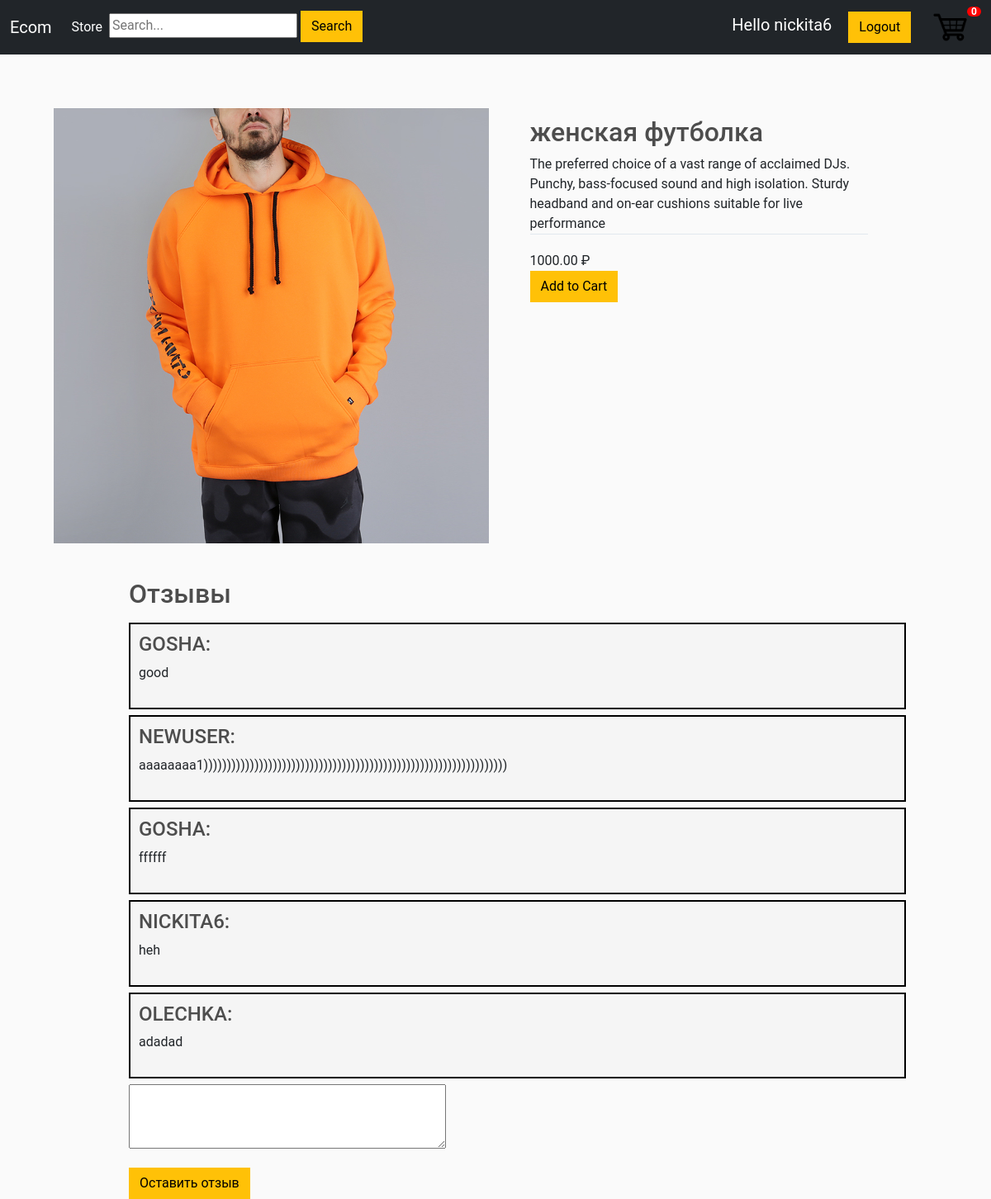
Screenshot of /1/ (signed in) with the database file from the repository.
### mainapp/models.py (models this page shows, shortened)
class Product(models.Model):
    name = models.CharField(max_length=200, null=True)
    price = models.DecimalField(max_digits=7, decimal_places=2)
    digital = models.BooleanField(default=False, null=True, blank=False)
    image = models.ImageField(null=True, blank=True)
    def imageURL(self):
        try:
            url = self.image.url
        except:
            url = ''
        return url

class Comment(models.Model):
    text = models.CharField(max_length=250, null=True)
    product = models.ForeignKey(Product, on_delete=models.SET_NULL, blank=True, null=True)
    customer = models.ForeignKey(Customer, on_delete=models.SET_NULL, blank=True, null=True)

class Customer(models.Model):
    user = models.OneToOneField(User, on_delete=models.CASCADE, null=True, blank=True)
    name = models.CharField(max_length=200, null=True)
    email = models.CharField(max_length=200, null=True)
    def __str__(self):
        return self.name

### mainapp/views.py (the view)
# urls.py: path('<int:product_id>/', views.product, name='product'),
def product(request, product_id):
    try:
        product = Product.objects.get(id=product_id)
    except:
        raise Http404('продукт не найден')
    data = cartData(request)
    cartItems = data['cartItems']
    comments = Comment.objects.filter(product_id=product.id)[:20]
    context = {'product': product, 'cartItems': cartItems, 'comments': comments}
    return render(request, "mainapp/product.html", context)

### mainapp/models.py (called while the page is built)
    def get_cart_items(self):
        orderitems = self.orderitem_set.all()
        items = sum([item.quantity for item in orderitems])
        return items

### mainapp/utils.py (called while the page is built)
def cartData(request):
    if request.user.is_authenticated:
        customer = request.user.customer
        order, created = Order.objects.get_or_create(customer=customer, complete=False)
        cartItems = order.get_cart_items()
        items = order.orderitem_set.all()
    else:
        cookieData = cookieCart(request)
        cartItems = cookieData['cartItems']
        order = cookieData['order']
        items = cookieData['items']
    return {"cartItems": cartItems, "order": order, "items": items}

### mainapp/templates/mainapp/product.html (shortened to what this page needs)
{% extends 'mainapp/index.html' %}
{% load static %}
{% block content%}
<link rel="stylesheet" type="text/css" href="{% static 'css/product.css' %}">
<img class="left-column" src="{{product.imageURL}}">
<div class="right-column">
    <div class="product-description">
    <h2>{{product.name}}</h2>
    The preferred choice of a vast range of acclaimed DJs. Punchy, bass-focused sound and high isolation. Sturdy headband and on-ear cushions suitable for live performance</div>
    <div class="product-price">{{product.price}} ₽</div> <a><button data-product = {{product.id}} data-action = "add" class="btn btn-warning add-btn update-cart">Add to Cart</button></a>
</div>
<div class="comment">
    <h2>Отзывы</h2>
    {% for comment in comments%}
        <div class="comment-cart">
            <div class="media-body">
                <div class="well well-lg">
                    <h4 class="media-heading text-uppercase reviews">{{comment.customer}}: </h4>
                    <p class="media-comment">
                      {{comment.text}}
                    </p>
                </div>
            </div>
        </div>
    {% endfor %}
    {% if user.is_authenticated %}
        <form action="{% url 'leave_comment' product.id %}" method="POST">
            <p><textarea name="comment_area" cols="40" rows="3"></textarea></p>
            <button class="btn btn-warning">Оставить отзыв</button>
        </form>
    {% else %}
        <h4>Только зарегестрированные пользователи могут оставлять отзыв</h4>
    {% endif %}
</div>
{% endblock content%}

### mainapp/templates/mainapp/index.html (shortened to what this page needs)
<!DOCTYPE html>
<html lang="en">
{% load static %}
<head>
    <link href="https://cdn.jsdelivr.net/npm/bootstrap@5.1.0/dist/css/bootstrap.min.css" rel="stylesheet">
    <link rel="stylesheet" type="text/css" href="{% static 'css/index.css' %}">
</head>
<body>
    <nav class="navbar navbar-expand-lg navbar-dark bg-dark">
      <div class="container-fluid">
        <a class="navbar-brand" href="{% url 'store' %}">Ecom</a>
        <div class="collapse navbar-collapse" id="navbarSupportedContent">
          <ul class="navbar-nav me-auto mb-2 mb-lg-0">
            <li class="nav-item">
              <a class="nav-link active" aria-current="page" href="{% url 'store' %}">Store</a>
            </li>
              <li class="nav-item">
                  <form action="{% url 'search_results' %}" method="POST">
                    <input name="search" type="text" placeholder="Search...">
                    <button class="btn btn-warning">Search</button>
                  </form>
              </li>
          </ul>
           <div class="form-inline my-2 my-lg-0">
               {% if user.is_authenticated %}
               <a class="navbar-brand" href="">Hello {{user.username}}</a>
               <a href="{% url 'logout' %}" class="btn btn-warning">Logout</a>
               {% else %}
                <a href="{% url 'login' %}" class="btn btn-warning">Login</a>
                <a href="{% url 'register' %}" class="btn btn-warning">Register</a>
               {% endif %}
                <a href="{% url 'cart' %}" style="color:#212429;">
                    <img  id="cart-icon" src="{% static 'images/cart.png' %}">
                </a>
                <span class='badge badge-warning' id='lblCartCount'>{{cartItems}}</span>
	        </div>
        </div>
      </div>
    </nav>
    <div class="container">
        {% block content %}
        {% endblock content %}
    </div>
</body>
</html>

### static/css/index.css (style rules this page uses)
body { background-color: hsl(0, 0%, 98%); }
h1,h2,h3,h4,h5,h6 { color:hsl(0, 0%, 30%); }
.badge { padding-left: 9px; padding-right: 9px; -webkit-border-radius: 9px; -moz-border-radius: 9px; border-radius: 9px; }
#lblCartCount { font-size: 12px; background: #ff0000; color: #fff; padding: 0 5px; vertical-align: top; margin-left: -10px; }
#cart-icon { width:50px; height:50px; border:0; display: inline-block; margin-left: 20px; }
.btn { border-radius: 0; }

### static/css/product.css (style rules this page uses)
html, body { height: 100%; width: 100%; margin: 0; font-family: 'Roboto', sans-serif; }
.container { max-width: 1200px; margin: 0 auto; padding: 15px; display: flex; }
.left-column { width: 45%; position: relative; margin:50px; }
.right-column { width: 35%; margin-top: 60px; }
.product-description { border-bottom: 1px solid #E1E8EE; margin-bottom: 20px; }
.product-price { display: flex; align-items: center; }
.comment { position: absolute; top: 700px; left: 13%; }
.media-body { position: relative; }
.media-comment { margin-bottom: 20px; }
.comment-cart { width: 200%; margin-bottom: 7px; padding: 10px; border: 2px solid black; background: #f5f5f5; }

### rows the page displays
Product: imageURL (picture), name "женская футболка", price "1000.00"
Comment: customer "GOSHA", text "good"
Comment: customer "NEWUSER", text "aaaaaaaa1))))))))))))))))))))))))))))))))))))))))))))))))))))))))))))))))))"
Comment: customer "GOSHA", text "ffffff"
Comment: customer "NICKITA6", text "heh"
Comment: customer "OLECHKA", text "adadad"

### other values shown
{{ user.username }} "nickita6"
{{ cartItems }} "0"
